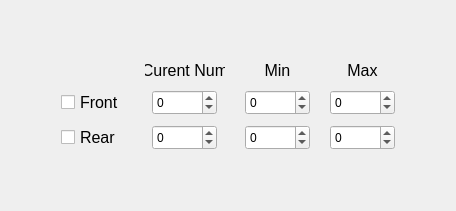
     <widget class="QWidget" name="tab_aero">
      <attribute name="title">
       <string>Aero</string>
      </attribute>
      <layout class="QGridLayout" name="gridLayout_11">
       <item row="2" column="1">
        <spacer name="verticalSpacer_aero_d">
         <property name="orientation">
          <enum>Qt::Vertical</enum>
         </property>
         <property name="sizeType">
          <enum>QSizePolicy::Expanding</enum>
         </property>
         <property name="sizeHint" stdset="0">
          <size>
           <width>20</width>
           <height>40</height>
          </size>
         </property>
        </spacer>
       </item>
       <item row="1" column="1">
        <layout class="QGridLayout" name="gridLayout_main_aero">
         <property name="leftMargin">
          <number>10</number>
         </property>
         <property name="topMargin">
          <number>10</number>
         </property>
         <property name="rightMargin">
          <number>10</number>
         </property>
         <property name="bottomMargin">
          <number>10</number>
         </property>
         <property name="horizontalSpacing">
          <number>20</number>
         </property>
         <property name="verticalSpacing">
          <number>10</number>
         </property>
         <item row="0" column="2">
          <widget class="QLabel" name="label_aero_min">
           <property name="minimumSize">
            <size>
             <width>60</width>
             <height>10</height>
            </size>
           </property>
           <property name="maximumSize">
            <size>
             <width>80</width>
             <height>20</height>
            </size>
           </property>
           <property name="font">
            <font>
             <pointsize>12</pointsize>
            </font>
           </property>
           <property name="text">
            <string>Min</string>
           </property>
           <property name="alignment">
            <set>Qt::AlignCenter</set>
           </property>
          </widget>
         </item>
         <item row="2" column="1" alignment="Qt::AlignHCenter">
          <widget class="QSpinBox" name="spinBox_aero_rear">
           <property name="sizePolicy">
            <sizepolicy hsizetype="Preferred" vsizetype="Preferred">
             <horstretch>0</horstretch>
             <verstretch>0</verstretch>
            </sizepolicy>
           </property>
           <property name="minimumSize">
            <size>
             <width>50</width>
             <height>15</height>
            </size>
           </property>
           <property name="maximumSize">
            <size>
             <width>70</width>
             <height>25</height>
            </size>
           </property>
           <property name="minimum">
            <number>-10000</number>
           </property>
           <property name="maximum">
            <number>10000</number>
           </property>
           <property name="value">
            <number>0</number>
           </property>
          </widget>
         </item>
         <item row="1" column="1" alignment="Qt::AlignHCenter">
          <widget class="QSpinBox" name="spinBox_aero_front">
           <property name="sizePolicy">
            <sizepolicy hsizetype="Preferred" vsizetype="Preferred">
             <horstretch>0</horstretch>
             <verstretch>0</verstretch>
            </sizepolicy>
           </property>
           <property name="minimumSize">
            <size>
             <width>50</width>
             <height>15</height>
            </size>
           </property>
           <property name="maximumSize">
            <size>
             <width>70</width>
             <height>25</height>
            </size>
           </property>
           <property name="minimum">
            <number>-10000</number>
           </property>
           <property name="maximum">
            <number>10000</number>
           </property>
           <property name="value">
            <number>0</number>
           </property>
          </widget>
         </item>
         <item row="1" column="2" alignment="Qt::AlignHCenter">
          <widget class="QSpinBox" name="spinBox_aero_front_min">
           <property name="sizePolicy">
            <sizepolicy hsizetype="Preferred" vsizetype="Preferred">
             <horstretch>0</horstretch>
             <verstretch>0</verstretch>
            </sizepolicy>
           </property>
           <property name="minimumSize">
            <size>
             <width>50</width>
             <height>15</height>
            </size>
           </property>
           <property name="maximumSize">
            <size>
             <width>70</width>
             <height>25</height>
            </size>
           </property>
           <property name="minimum">
            <number>-10000</number>
           </property>
           <property name="maximum">
            <number>10000</number>
           </property>
           <property name="value">
            <number>0</number>
           </property>
          </widget>
         </item>
         <item row="2" column="2" alignment="Qt::AlignHCenter">
          <widget class="QSpinBox" name="spinBox_aero_rear_min">
           <property name="sizePolicy">
            <sizepolicy hsizetype="Preferred" vsizetype="Preferred">
             <horstretch>0</horstretch>
             <verstretch>0</verstretch>
            </sizepolicy>
           </property>
           <property name="minimumSize">
            <size>
             <width>50</width>
             <height>15</height>
            </size>
           </property>
           <property name="maximumSize">
            <size>
             <width>70</width>
             <height>25</height>
            </size>
           </property>
           <property name="minimum">
            <number>-10000</number>
           </property>
           <property name="maximum">
            <number>10000</number>
           </property>
           <property name="value">
            <number>0</number>
           </property>
          </widget>
         </item>
         <item row="1" column="3" alignment="Qt::AlignHCenter">
          <widget class="QSpinBox" name="spinBox_aero_front_max">
           <property name="sizePolicy">
            <sizepolicy hsizetype="Preferred" vsizetype="Preferred">
             <horstretch>0</horstretch>
             <verstretch>0</verstretch>
            </sizepolicy>
           </property>
           <property name="minimumSize">
            <size>
             <width>50</width>
             <height>15</height>
            </size>
           </property>
           <property name="maximumSize">
            <size>
             <width>70</width>
             <height>25</height>
            </size>
           </property>
           <property name="minimum">
            <number>-10000</number>
           </property>
           <property name="maximum">
            <number>10000</number>
           </property>
           <property name="value">
            <number>0</number>
           </property>
          </widget>
         </item>
         <item row="0" column="1">
          <widget class="QLabel" name="label_aero">
           <property name="minimumSize">
            <size>
             <width>60</width>
             <height>10</height>
            </size>
           </property>
           <property name="maximumSize">
            <size>
             <width>80</width>
             <height>20</height>
            </size>
           </property>
           <property name="font">
            <font>
             <pointsize>12</pointsize>
            </font>
           </property>
           <property name="text">
            <string>Curent Num</string>
           </property>
           <property name="alignment">
            <set>Qt::AlignCenter</set>
           </property>
          </widget>
         </item>
         <item row="0" column="3">
          <widget class="QLabel" name="label_aero_max">
           <property name="minimumSize">
            <size>
             <width>60</width>
             <height>10</height>
            </size>
           </property>
           <property name="maximumSize">
            <size>
             <width>80</width>
             <height>20</height>
            </size>
           </property>
           <property name="font">
            <font>
             <pointsize>12</pointsize>
            </font>
           </property>
           <property name="text">
            <string>Max</string>
           </property>
           <property name="alignment">
            <set>Qt::AlignCenter</set>
           </property>
          </widget>
         </item>
         <item row="1" column="0">
          <widget class="QCheckBox" name="checkBox_aero_front">
           <property name="sizePolicy">
            <sizepolicy hsizetype="Preferred" vsizetype="Preferred">
             <horstretch>0</horstretch>
             <verstretch>0</verstretch>
            </sizepolicy>
           </property>
           <property name="minimumSize">
            <size>
             <width>60</width>
             <height>15</height>
            </size>
           </property>
           <property name="maximumSize">
            <size>
             <width>80</width>
             <height>25</height>
            </size>
           </property>
           <property name="font">
            <font>
             <pointsize>12</pointsize>
            </font>
           </property>
           <property name="layoutDirection">
            <enum>Qt::LeftToRight</enum>
           </property>
           <property name="autoFillBackground">
            <bool>false</bool>
           </property>
           <property name="text">
            <string>Front</string>
           </property>
           <property name="autoRepeat">
            <bool>false</bool>
           </property>
           <property name="autoExclusive">
            <bool>false</bool>
           </property>
           <property name="tristate">
            <bool>false</bool>
           </property>
          </widget>
         </item>
         <item row="2" column="0">
          <widget class="QCheckBox" name="checkBox_aero_rear">
           <property name="sizePolicy">
            <sizepolicy hsizetype="Preferred" vsizetype="Preferred">
             <horstretch>0</horstretch>
             <verstretch>0</verstretch>
            </sizepolicy>
           </property>
           <property name="minimumSize">
            <size>
             <width>60</width>
             <height>15</height>
            </size>
           </property>
           <property name="maximumSize">
            <size>
             <width>80</width>
             <height>25</height>
            </size>
           </property>
           <property name="font">
            <font>
             <pointsize>12</pointsize>
            </font>
           </property>
           <property name="text">
            <string>Rear</string>
           </property>
          </widget>
         </item>
         <item row="2" column="3" alignment="Qt::AlignHCenter">
          <widget class="QSpinBox" name="spinBox_aero_rear_max">
           <property name="sizePolicy">
            <sizepolicy hsizetype="Preferred" vsizetype="Preferred">
             <horstretch>0</horstretch>
             <verstretch>0</verstretch>
            </sizepolicy>
           </property>
           <property name="minimumSize">
            <size>
             <width>50</width>
             <height>15</height>
            </size>
           </property>
           <property name="maximumSize">
            <size>
             <width>70</width>
             <height>25</height>
            </size>
           </property>
           <property name="minimum">
            <number>-10000</number>
           </property>
           <property name="maximum">
            <number>10000</number>
           </property>
           <property name="value">
            <number>0</number>
           </property>
          </widget>
         </item>
        </layout>
       </item>
       <item row="0" column="1">
        <spacer name="verticalSpacer_aero_u">
         <property name="orientation">
          <enum>Qt::Vertical</enum>
         </property>
         <property name="sizeType">
          <enum>QSizePolicy::Preferred</enum>
         </property>
         <property name="sizeHint" stdset="0">
          <size>
           <width>20</width>
           <height>40</height>
          </size>
         </property>
        </spacer>
       </item>
       <item row="1" column="0">
        <spacer name="horizontalSpacer_aero_l">
         <property name="orientation">
          <enum>Qt::Horizontal</enum>
         </property>
         <property name="sizeType">
          <enum>QSizePolicy::Preferred</enum>
         </property>
         <property name="sizeHint" stdset="0">
          <size>
           <width>40</width>
           <height>20</height>
          </size>
         </property>
        </spacer>
       </item>
       <item row="1" column="2">
        <spacer name="horizontalSpacer_aero_r">
         <property name="orientation">
          <enum>Qt::Horizontal</enum>
         </property>
         <property name="sizeType">
          <enum>QSizePolicy::Preferred</enum>
         </property>
         <property name="sizeHint" stdset="0">
          <size>
           <width>40</width>
           <height>20</height>
          </size>
         </property>
        </spacer>
       </item>
      </layout>
     </widget>
